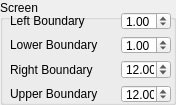
    <widget class="QGroupBox" name="groupBox">
     <property name="geometry">
      <rect>
       <x>420</x>
       <y>4</y>
       <width>176</width>
       <height>105</height>
      </rect>
     </property>
     <property name="title">
      <string>Screen</string>
     </property>
     <widget class="QWidget" name="gridLayoutWidget_2">
      <property name="geometry">
       <rect>
        <x>10</x>
        <y>12</y>
        <width>161</width>
        <height>91</height>
       </rect>
      </property>
      <layout class="QGridLayout" name="gridLayout_2">
       <item row="2" column="0">
        <widget class="QLabel" name="label_11">
         <property name="text">
          <string>Left Boundary</string>
         </property>
        </widget>
       </item>
       <item row="2" column="1">
        <widget class="QDoubleSpinBox" name="spinbox_left_boundary">
         <property name="sizePolicy">
          <sizepolicy hsizetype="Maximum" vsizetype="Fixed">
           <horstretch>0</horstretch>
           <verstretch>0</verstretch>
          </sizepolicy>
         </property>
         <property name="maximumSize">
          <size>
           <width>50</width>
           <height>16777215</height>
          </size>
         </property>
         <property name="locale">
          <locale language="English" country="UnitedStates"/>
         </property>
         <property name="minimum">
          <double>-1000.000000000000000</double>
         </property>
         <property name="maximum">
          <double>1000.000000000000000</double>
         </property>
         <property name="singleStep">
          <double>1.000000000000000</double>
         </property>
         <property name="value">
          <double>1.000000000000000</double>
         </property>
        </widget>
       </item>
       <item row="4" column="1">
        <widget class="QDoubleSpinBox" name="spinbox_right_boundary">
         <property name="sizePolicy">
          <sizepolicy hsizetype="Maximum" vsizetype="Fixed">
           <horstretch>0</horstretch>
           <verstretch>0</verstretch>
          </sizepolicy>
         </property>
         <property name="maximumSize">
          <size>
           <width>50</width>
           <height>16777215</height>
          </size>
         </property>
         <property name="locale">
          <locale language="English" country="UnitedStates"/>
         </property>
         <property name="minimum">
          <double>-1000.000000000000000</double>
         </property>
         <property name="maximum">
          <double>1000.000000000000000</double>
         </property>
         <property name="singleStep">
          <double>1.000000000000000</double>
         </property>
         <property name="value">
          <double>12.000000000000000</double>
         </property>
        </widget>
       </item>
       <item row="4" column="0">
        <widget class="QLabel" name="label_6">
         <property name="text">
          <string>Right Boundary</string>
         </property>
        </widget>
       </item>
       <item row="5" column="1">
        <widget class="QDoubleSpinBox" name="spinbox_upper_boundary">
         <property name="sizePolicy">
          <sizepolicy hsizetype="Maximum" vsizetype="Fixed">
           <horstretch>0</horstretch>
           <verstretch>0</verstretch>
          </sizepolicy>
         </property>
         <property name="maximumSize">
          <size>
           <width>50</width>
           <height>16777215</height>
          </size>
         </property>
         <property name="locale">
          <locale language="English" country="UnitedStates"/>
         </property>
         <property name="minimum">
          <double>-1000.000000000000000</double>
         </property>
         <property name="maximum">
          <double>1000.000000000000000</double>
         </property>
         <property name="singleStep">
          <double>1.000000000000000</double>
         </property>
         <property name="value">
          <double>12.000000000000000</double>
         </property>
        </widget>
       </item>
       <item row="5" column="0">
        <widget class="QLabel" name="label_10">
         <property name="text">
          <string>Upper Boundary</string>
         </property>
        </widget>
       </item>
       <item row="3" column="1">
        <widget class="QDoubleSpinBox" name="spinbox_lower_boundary">
         <property name="sizePolicy">
          <sizepolicy hsizetype="Maximum" vsizetype="Fixed">
           <horstretch>0</horstretch>
           <verstretch>0</verstretch>
          </sizepolicy>
         </property>
         <property name="maximumSize">
          <size>
           <width>50</width>
           <height>16777215</height>
          </size>
         </property>
         <property name="locale">
          <locale language="English" country="UnitedStates"/>
         </property>
         <property name="minimum">
          <double>-1000.000000000000000</double>
         </property>
         <property name="maximum">
          <double>1000.000000000000000</double>
         </property>
         <property name="singleStep">
          <double>1.000000000000000</double>
         </property>
         <property name="value">
          <double>1.000000000000000</double>
         </property>
        </widget>
       </item>
       <item row="3" column="0">
        <widget class="QLabel" name="label_7">
         <property name="text">
          <string>Lower Boundary</string>
         </property>
        </widget>
       </item>
      </layout>
     </widget>
    </widget>
